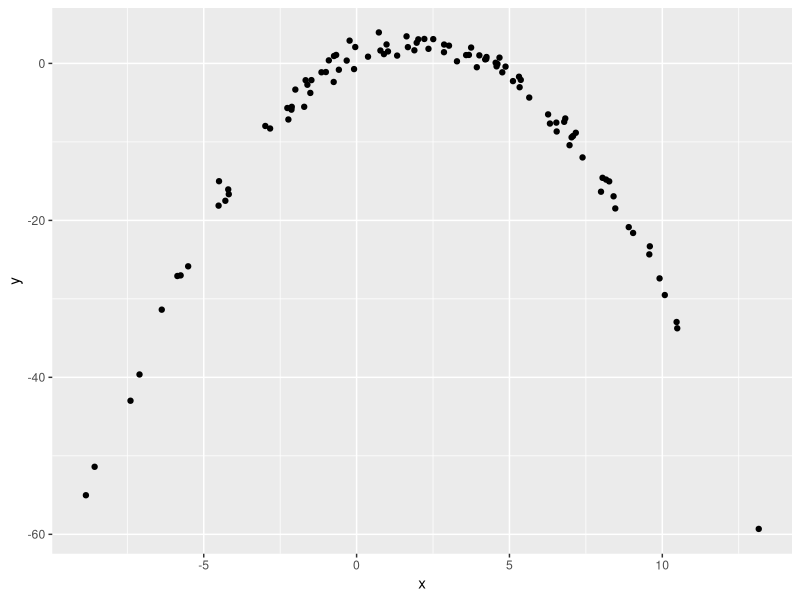

Write R code to recreate this figure.
## ---- chunk 1
library(tidyverse)

df = tibble(
  x=rnorm(100,2,5),
  y = 1+2*x-.5*x^2+rnorm(100)
)

df|>
  ggplot(aes(x=x,y=y))+
  geom_point()
